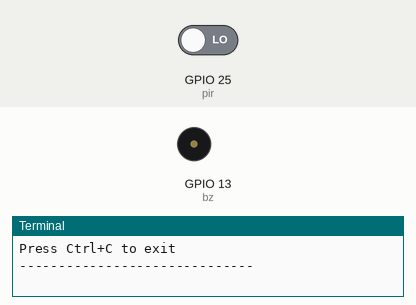
Simulated run of this program. Board: Raspberry Pi (BCM pin numbers). On the bench: buzzer (waves = sounding), the last lines printed to the terminal. The test bench sets the inputs (shaded band); at power-on: GPIO 25 (pir) LOW.

Above: at 1.2 s.
1.3 s: GPIO 25 (pir) driven HIGH
At 6.5 s:
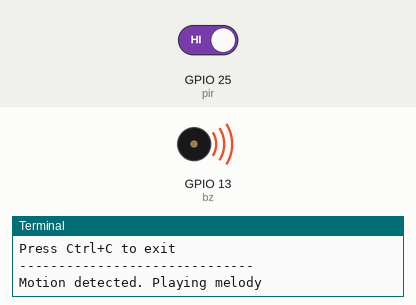
Timing chart, 0 to 10.3 s (numbered marks = the images above; inputs shaded):
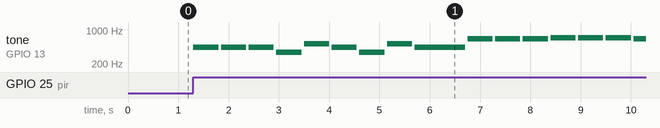

Measured:
- after the input at 1.3 s, tone on GPIO 13 (bz): plays 440 Hz for 0.50 s, 440 Hz for 0.50 s, 440 Hz for 0.50 s, 349 Hz for 0.50 s, 523 Hz for 0.50 s, 440 Hz for 0.50 s … (16 notes in this stretch), starting at once

The program:

pigpio_5_melody.py
```python
# file: pigpio_5_melody.py
# refer : ch02_Basic/03_Buzzer/buzzer_2.py

from signal import pause
from time import sleep
from gpiozero import MotionSensor, TonalBuzzer
from gpiozero.pins.pigpio import PiGPIOFactory

ip = '192.168.137.30'          # Raspberry Pi IP address
remotePi = PiGPIOFactory(host=ip)

pir = MotionSensor(25, pin_factory=remotePi)
bz = TonalBuzzer(13, pin_factory=remotePi)

melody_O_Fortuna = [
    (440, 0.5), (440, 0.5), (440, 0.5), (349.23, 0.5), (523.25, 0.5),
    (440, 0.5), (349.23, 0.5), (523.25, 0.5), (440, 1.0), (659.26, 0.5),
    (659.26, 0.5), (659.26, 0.5), (698.46, 0.5), (698.46, 0.5), (698.46, 0.5),
    (659.26, 0.5), (659.26, 0.5), (659.26, 0.5), (698.46, 0.5), (523.25, 0.5),
    (523.25, 0.5), (523.25, 0.5), (440, 0.5), (349.23, 0.5), (523.25, 0.5),
    (440, 0.5), (349.23, 0.5), (523.25, 0.5), (440, 1.5), (659.26, 0.5),
    (440, 0.5), (523.25, 0.5), (523.25, 0.5), (440, 0.5), (349.23, 0.5),
    (523.25, 0.5), (440, 0.5), (349.23, 0.5), (523.25, 0.5), (440, 2.0)
]

def play_melody(melody):
    for freg, duration in melody:
        bz.play(freg)
        sleep(duration)
        bz.stop()
        sleep(0.05)

def motion_detected():
    print('Motion detected. Playing melody')
    play_melody(melody_O_Fortuna)

def motion_not_detected():
    print('Motion not detected. Stopping melody')
    bz.stop()

pir.when_motion = motion_detected
pir.when_no_motion = motion_not_detected

print('Press Ctrl+C to exit')
print('-'*30)

try:
    pause()

except KeyboardInterrupt:
    print('Stopped by Ctrl+C.')
except Exception as err:
    print(f'Error : {err}')

finally:
    bz.close()        # Optional (includes bz.stop())
    remotePi.close()    # Required!
    print('Finished.')
```
